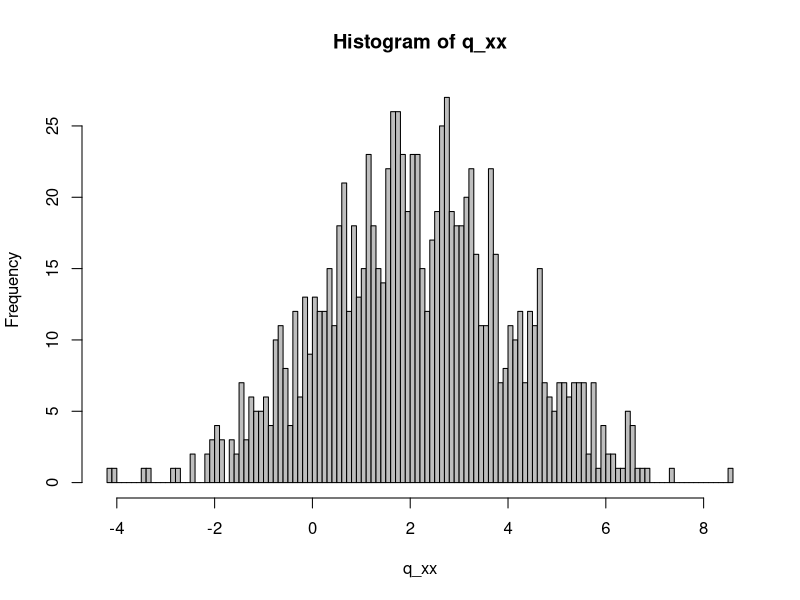
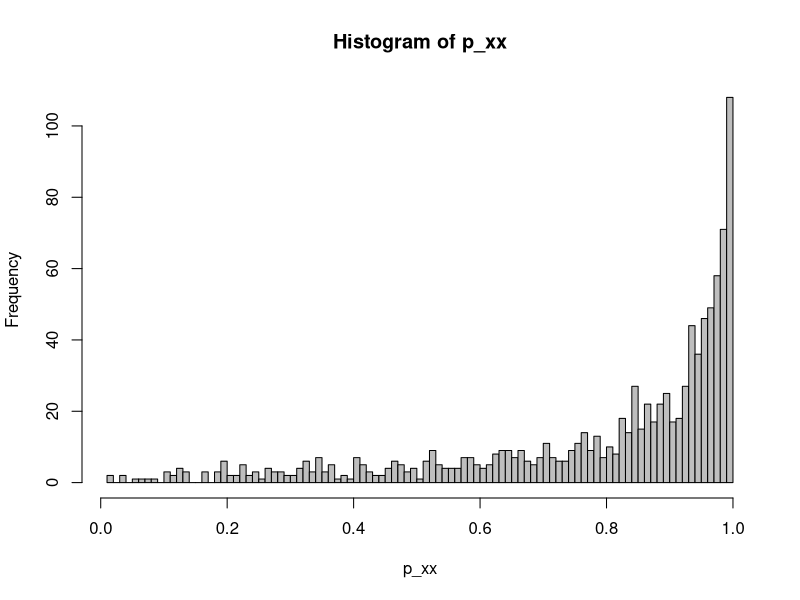

These charts were generated, in order, by the following R code:
p0 <- 0.9
q0 <- qlogis(0.9) ## logit
set.seed(101)
q_xx <- rnorm(1000,mean=q0,sd=2) ## logit_normal
p_xx <- plogis(q_xx)  ## back-transform to probabilities

plogis(quantile(q_xx,c(0.05,0.95)))  ## 0.27 to 0.99

hist(q_xx,col="gray",breaks=100)
hist(p_xx,col="gray",breaks=100)

## plogis(mean of marginal posterior distribution of log-odds) !=
## mean of marginal posterior distribution of probabilities

plogis(mean(q_xx)) ## 0.899
mean(p_xx)  ## 0.794
